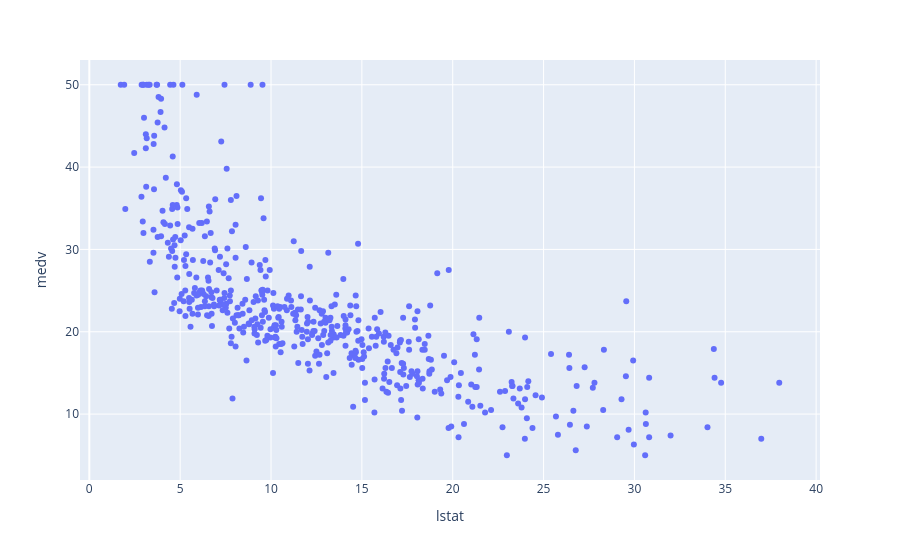

Source (notebook cell):
### Markdown cell above
Make the scatterplot:

- with `px` do `scatter` using
    - `dataframe`
    - freestyle `x="lstat"`
    - freestyle `y="medv"`

### Code cell
px.scatter(dataframe,x="lstat",y="medv")

#<xml xmlns="https://developers.google.com/blockly/xml"><variables><variable id="x2E1re-+t1/@.:kt|~XV">px</variable><variable id="$%drMkQ:qhLh-L8dv:ow">dataframe</variable></variables><block type="varDoMethod_Python" id="#{`uqQJ7o((KWM@lD9qM" x="31" y="202"><mutation items="3"></mutation><field name="VAR" id="x2E1re-+t1/@.:kt|~XV">px</field><field name="MEMBER">scatter</field><data>px:scatter</data><value name="ADD0"><block type="variables_get" id="%+W1]bM6TMW-dcT(D)!q"><field name="VAR" id="$%drMkQ:qhLh-L8dv:ow">dataframe</field></block></value><value name="ADD1"><block type="dummyOutputCodeBlock_Python" id="_db~Ig?DLuc}U+3QVLY+"><field name="CODE">x="lstat"</field></block></value><value name="ADD2"><block type="dummyOutputCodeBlock_Python" id="}PsvFr/L@QtObEW4I4*|"><field name="CODE">y="medv"</field></block></value></block></xml>

### Figure 1 — Plotly figure (JSON) as saved in the notebook; plotly's stock layout.template omitted (floating-point values rounded to 4 significant figures; data arrays with more than 128 entries replaced by an {"elided": "..."} marker saying what was removed)
{"data": [{"hovertemplate": "lstat=%{x}<br>medv=%{y}<extra></extra>", "legendgroup": "", "marker": {"color": "#636efa", "symbol": "circle"}, "mode": "markers", "name": "", "orientation": "v", "showlegend": false, "type": "scatter", "x": {"elided": "506 float values"}, "xaxis": "x", "y": {"elided": "506 float values"}, "yaxis": "y"}], "layout": {"autosize": true, "legend": {"tracegroupgap": 0}, "margin": {"t": 60}, "xaxis": {"anchor": "y", "autorange": true, "domain": [0, 1], "range": [-0.5506, 40.25], "title": {"text": "lstat"}, "type": "linear"}, "yaxis": {"anchor": "x", "autorange": true, "domain": [0, 1], "range": [1.516, 53.48], "title": {"text": "medv"}, "type": "linear"}}}
